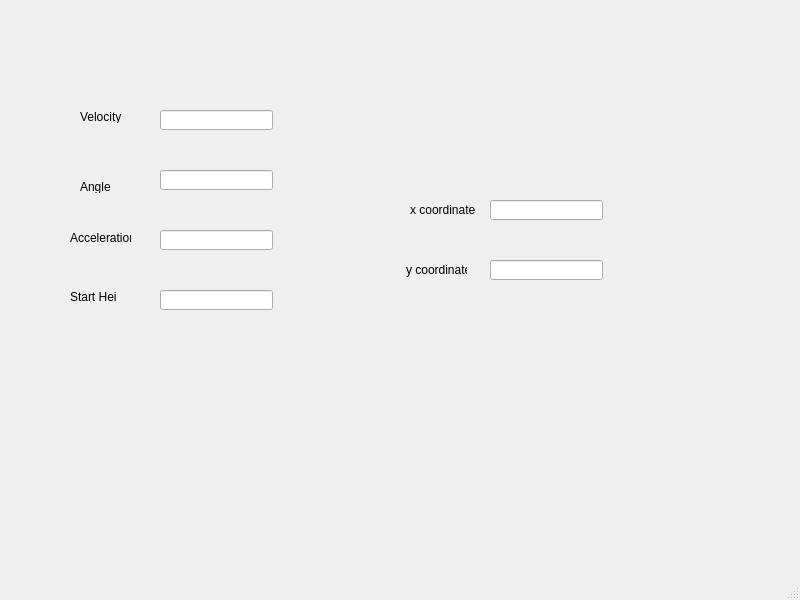
<?xml version="1.0" encoding="UTF-8"?>
<ui version="4.0">
 <class>MainWindow</class>
 <widget class="QMainWindow" name="MainWindow">
  <property name="geometry">
   <rect>
    <x>0</x>
    <y>0</y>
    <width>800</width>
    <height>600</height>
   </rect>
  </property>
  <property name="windowTitle">
   <string>MainWindow</string>
  </property>
  <widget class="QWidget" name="centralwidget">
   <widget class="QLineEdit" name="lineEdit">
    <property name="geometry">
     <rect>
      <x>160</x>
      <y>110</y>
      <width>113</width>
      <height>20</height>
     </rect>
    </property>
   </widget>
   <widget class="QLineEdit" name="lineEdit_2">
    <property name="geometry">
     <rect>
      <x>160</x>
      <y>170</y>
      <width>113</width>
      <height>20</height>
     </rect>
    </property>
   </widget>
   <widget class="QLineEdit" name="lineEdit_3">
    <property name="geometry">
     <rect>
      <x>160</x>
      <y>230</y>
      <width>113</width>
      <height>20</height>
     </rect>
    </property>
   </widget>
   <widget class="QLineEdit" name="lineEdit_4">
    <property name="geometry">
     <rect>
      <x>160</x>
      <y>290</y>
      <width>113</width>
      <height>20</height>
     </rect>
    </property>
   </widget>
   <widget class="QLineEdit" name="lineEdit_5">
    <property name="geometry">
     <rect>
      <x>490</x>
      <y>200</y>
      <width>113</width>
      <height>20</height>
     </rect>
    </property>
   </widget>
   <widget class="QLineEdit" name="lineEdit_6">
    <property name="geometry">
     <rect>
      <x>490</x>
      <y>260</y>
      <width>113</width>
      <height>20</height>
     </rect>
    </property>
   </widget>
   <widget class="QLabel" name="label">
    <property name="geometry">
     <rect>
      <x>80</x>
      <y>110</y>
      <width>47</width>
      <height>13</height>
     </rect>
    </property>
    <property name="text">
     <string>Velocity</string>
    </property>
   </widget>
   <widget class="QLabel" name="label_2">
    <property name="geometry">
     <rect>
      <x>80</x>
      <y>180</y>
      <width>47</width>
      <height>13</height>
     </rect>
    </property>
    <property name="text">
     <string>Angle</string>
    </property>
   </widget>
   <widget class="QLabel" name="label_3">
    <property name="geometry">
     <rect>
      <x>70</x>
      <y>230</y>
      <width>61</width>
      <height>16</height>
     </rect>
    </property>
    <property name="text">
     <string>Acceleration</string>
    </property>
   </widget>
   <widget class="QLabel" name="label_4">
    <property name="geometry">
     <rect>
      <x>70</x>
      <y>290</y>
      <width>47</width>
      <height>13</height>
     </rect>
    </property>
    <property name="text">
     <string>Start Height</string>
    </property>
   </widget>
   <widget class="QLabel" name="label_5">
    <property name="geometry">
     <rect>
      <x>410</x>
      <y>200</y>
      <width>71</width>
      <height>20</height>
     </rect>
    </property>
    <property name="text">
     <string>x coordinate</string>
    </property>
   </widget>
   <widget class="QLabel" name="label_6">
    <property name="geometry">
     <rect>
      <x>406</x>
      <y>260</y>
      <width>61</width>
      <height>20</height>
     </rect>
    </property>
    <property name="text">
     <string>y coordinate</string>
    </property>
   </widget>
  </widget>
  <widget class="QMenuBar" name="menubar">
   <property name="geometry">
    <rect>
     <x>0</x>
     <y>0</y>
     <width>800</width>
     <height>21</height>
    </rect>
   </property>
  </widget>
  <widget class="QStatusBar" name="statusbar"/>
 </widget>
 <resources/>
 <connections/>
</ui>
